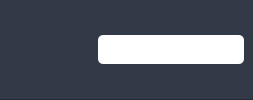
        <widget class="QWidget" name="topHeader" native="true">
         <property name="minimumSize">
          <size>
           <width>0</width>
           <height>0</height>
          </size>
         </property>
         <property name="styleSheet">
          <string notr="true">QWidget {
	background-color: #323a47;
	border-bottom: 1px solid;
	border-bottom-color: rgba(0, 0, 0, 76)
} 

QLineEdit {
	background-color:white; 
	padding: 2px;
	border-color:black;
	color: rgba(0, 0, 0, 128);
}
QLineEdit::active {
	color: black;
}

QPushButton {
	border:none; 
}
QLabel {
	font: 15px; 
	border: none; 
	color:white; 
	font-weight: medium; 
	
}</string>
         </property>
         <layout class="QHBoxLayout" name="horizontalLayout_6">
          <property name="rightMargin">
           <number>0</number>
          </property>
          <item>
           <widget class="QPushButton" name="toggleMenu">
            <property name="text">
             <string/>
            </property>
            <property name="icon">
             <iconset>
              <normaloff>:/icons/icons/menu-burger.png</normaloff>:/icons/icons/menu-burger.png</iconset>
            </property>
            <property name="iconSize">
             <size>
              <width>20</width>
              <height>20</height>
             </size>
            </property>
            <property name="checkable">
             <bool>true</bool>
            </property>
           </widget>
          </item>
          <item>
           <spacer name="horizontalSpacer">
            <property name="orientation">
             <enum>Qt::Horizontal</enum>
            </property>
            <property name="sizeHint" stdset="0">
             <size>
              <width>40</width>
              <height>20</height>
             </size>
            </property>
           </spacer>
          </item>
          <item>
           <widget class="QWidget" name="searchBar" native="true">
            <property name="minimumSize">
             <size>
              <width>0</width>
              <height>0</height>
             </size>
            </property>
            <property name="styleSheet">
             <string notr="true">#searchBar {
	max-width: 300px; 
}

QWidget {
	border: none; 
}

QPushButton {
	background-color:white; 
	padding: 2px; 
	margin: 0;
	height: 25px; 
	border-top-right-radius: 5px; 
	border-bottom-right-radius: 5px; 
}

QLineEdit {
	margin: 0px; 
	border: none;
	height:25px; 
	border-top-left-radius: 5px; 
	border-bottom-left-radius: 5px; 
}

QLineEdit:focus {
	background-color: none; 
	outline: none; 
	border: none; 
}

</string>
            </property>
            <layout class="QHBoxLayout" name="horizontalLayout_22">
             <property name="spacing">
              <number>0</number>
             </property>
             <property name="topMargin">
              <number>1</number>
             </property>
             <property name="bottomMargin">
              <number>1</number>
             </property>
             <item>
              <widget class="QLineEdit" name="searchLine">
               <property name="text">
                <string/>
               </property>
               <property name="maxLength">
                <number>20</number>
               </property>
               <property name="dragEnabled">
                <bool>true</bool>
               </property>
               <property name="cursorMoveStyle">
                <enum>Qt::LogicalMoveStyle</enum>
               </property>
               <property name="clearButtonEnabled">
                <bool>false</bool>
               </property>
              </widget>
             </item>
             <item>
              <widget class="QPushButton" name="searchbtn">
               <property name="text">
                <string/>
               </property>
               <property name="icon">
                <iconset>
                 <normaloff>:/icons/icons/search.png</normaloff>:/icons/icons/search.png</iconset>
               </property>
               <property name="iconSize">
                <size>
                 <width>20</width>
                 <height>20</height>
                </size>
               </property>
               <property name="checkable">
                <bool>true</bool>
               </property>
              </widget>
             </item>
            </layout>
           </widget>
          </item>
         </layout>
        </widget>
